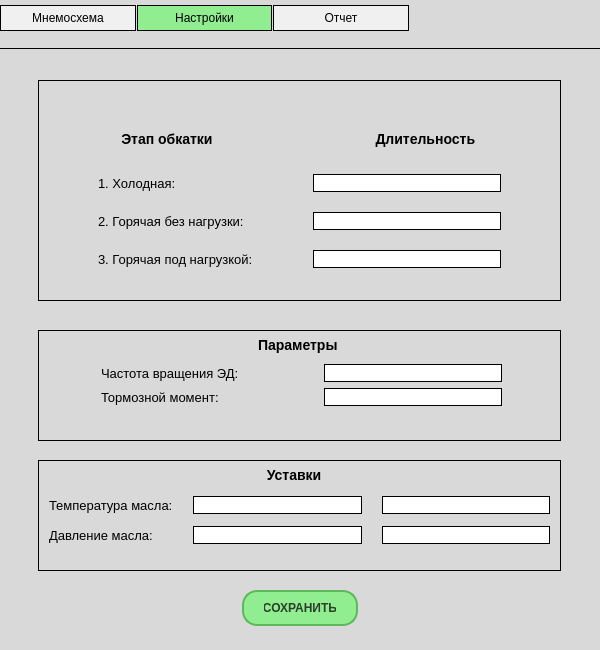
<?xml version="1.0" encoding="UTF-8"?>
<ui version="4.0">
 <class>Form</class>
 <widget class="QWidget" name="Form">
  <property name="geometry">
   <rect>
    <x>0</x>
    <y>0</y>
    <width>600</width>
    <height>650</height>
   </rect>
  </property>
  <property name="minimumSize">
   <size>
    <width>600</width>
    <height>650</height>
   </size>
  </property>
  <property name="maximumSize">
   <size>
    <width>600</width>
    <height>650</height>
   </size>
  </property>
  <property name="windowTitle">
   <string>Form</string>
  </property>
  <property name="styleSheet">
   <string notr="true">QWidget {
    background-color: #D9D9D9;  /* Светло-серый */
}</string>
  </property>
  <widget class="QGroupBox" name="groupBox">
   <property name="geometry">
    <rect>
     <x>38</x>
     <y>70</y>
     <width>523</width>
     <height>231</height>
    </rect>
   </property>
   <property name="tabletTracking">
    <bool>false</bool>
   </property>
   <property name="styleSheet">
    <string notr="true">QGroupBox {
    border: 1px solid black;
    margin-top: 10px;
    font: bold 16px;
}

QGroupBox::title {
    subcontrol-origin: margin;
    left: 10px;
    padding: 0 5px 0 5px;
}</string>
   </property>
   <property name="title">
    <string/>
   </property>
   <widget class="QWidget" name="">
    <property name="geometry">
     <rect>
      <x>60</x>
      <y>40</y>
      <width>403</width>
      <height>158</height>
     </rect>
    </property>
    <layout class="QVBoxLayout" name="verticalLayout">
     <item>
      <layout class="QHBoxLayout" name="horizontalLayout_3">
       <property name="spacing">
        <number>120</number>
       </property>
       <item>
        <widget class="QLabel" name="label_4">
         <property name="styleSheet">
          <string notr="true">QLabel {
    font-size: 14px;
    font-weight: bold;
    text-transform: uppercase;
    color: black;
}</string>
         </property>
         <property name="text">
          <string>      Этап обкатки</string>
         </property>
        </widget>
       </item>
       <item>
        <widget class="QLabel" name="label_5">
         <property name="styleSheet">
          <string notr="true">QLabel {
    font-size: 14px;
    font-weight: bold;
    text-transform: uppercase;
    color: black;
}</string>
         </property>
         <property name="text">
          <string>    Длительность</string>
         </property>
        </widget>
       </item>
      </layout>
     </item>
     <item>
      <layout class="QFormLayout" name="formLayout">
       <property name="horizontalSpacing">
        <number>60</number>
       </property>
       <property name="verticalSpacing">
        <number>20</number>
       </property>
       <item row="0" column="0">
        <widget class="QLabel" name="label">
         <property name="font">
          <font>
           <pointsize>10</pointsize>
          </font>
         </property>
         <property name="text">
          <string>1. Холодная:</string>
         </property>
        </widget>
       </item>
       <item row="0" column="1">
        <widget class="QLineEdit" name="lineEdit">
         <property name="contextMenuPolicy">
          <enum>Qt::NoContextMenu</enum>
         </property>
         <property name="styleSheet">
          <string notr="true">QLineEdit {
    background-color: #ffffff;
    color: #000000;
    border: 1px solid black;
}</string>
         </property>
         <property name="text">
          <string/>
         </property>
         <property name="alignment">
          <set>Qt::AlignCenter</set>
         </property>
         <property name="dragEnabled">
          <bool>false</bool>
         </property>
        </widget>
       </item>
       <item row="1" column="0">
        <widget class="QLabel" name="label_2">
         <property name="font">
          <font>
           <pointsize>10</pointsize>
          </font>
         </property>
         <property name="text">
          <string>2. Горячая без нагрузки:</string>
         </property>
        </widget>
       </item>
       <item row="1" column="1">
        <widget class="QLineEdit" name="lineEdit_2">
         <property name="styleSheet">
          <string notr="true">QLineEdit {
    background-color: #ffffff;
    color: #000000;
    border: 1px solid black;
}</string>
         </property>
         <property name="alignment">
          <set>Qt::AlignCenter</set>
         </property>
        </widget>
       </item>
       <item row="2" column="0">
        <widget class="QLabel" name="label_3">
         <property name="font">
          <font>
           <pointsize>10</pointsize>
          </font>
         </property>
         <property name="text">
          <string>3. Горячая под нагрузкой:</string>
         </property>
        </widget>
       </item>
       <item row="2" column="1">
        <widget class="QLineEdit" name="lineEdit_3">
         <property name="styleSheet">
          <string notr="true">QLineEdit {
    background-color: #ffffff;
    color: #000000;
    border: 1px solid black;
}</string>
         </property>
         <property name="alignment">
          <set>Qt::AlignCenter</set>
         </property>
        </widget>
       </item>
      </layout>
     </item>
    </layout>
   </widget>
  </widget>
  <widget class="QGroupBox" name="groupBox_2">
   <property name="geometry">
    <rect>
     <x>38</x>
     <y>320</y>
     <width>523</width>
     <height>121</height>
    </rect>
   </property>
   <property name="styleSheet">
    <string notr="true">QGroupBox {
    border: 1px solid black;
    margin-top: 10px;
    font: bold 16px;
}

QGroupBox::title {
    subcontrol-origin: margin;
    left: 10px;
    padding: 0 5px 0 5px;
}</string>
   </property>
   <property name="title">
    <string/>
   </property>
   <widget class="QLabel" name="label_6">
    <property name="geometry">
     <rect>
      <x>220</x>
      <y>15</y>
      <width>91</width>
      <height>20</height>
     </rect>
    </property>
    <property name="styleSheet">
     <string notr="true">QLabel {
    font-size: 14px;
    font-weight: bold;
    text-transform: uppercase;
    color: black;
}</string>
    </property>
    <property name="text">
     <string>Параметры</string>
    </property>
   </widget>
   <widget class="QWidget" name="">
    <property name="geometry">
     <rect>
      <x>63</x>
      <y>44</y>
      <width>401</width>
      <height>69</height>
     </rect>
    </property>
    <layout class="QFormLayout" name="formLayout_2">
     <property name="horizontalSpacing">
      <number>85</number>
     </property>
     <item row="0" column="0">
      <widget class="QLabel" name="label_9">
       <property name="font">
        <font>
         <pointsize>10</pointsize>
        </font>
       </property>
       <property name="text">
        <string>Частота вращения ЭД:</string>
       </property>
      </widget>
     </item>
     <item row="0" column="1">
      <widget class="QLineEdit" name="lineEdit_7">
       <property name="styleSheet">
        <string notr="true">QLineEdit {
    background-color: #ffffff;
    color: #000000;
    border: 1px solid black;
}</string>
       </property>
       <property name="alignment">
        <set>Qt::AlignCenter</set>
       </property>
      </widget>
     </item>
     <item row="1" column="0">
      <widget class="QLabel" name="label_10">
       <property name="font">
        <font>
         <pointsize>10</pointsize>
        </font>
       </property>
       <property name="text">
        <string>Тормозной момент:</string>
       </property>
      </widget>
     </item>
     <item row="1" column="1">
      <widget class="QLineEdit" name="lineEdit_6">
       <property name="styleSheet">
        <string notr="true">QLineEdit {
    background-color: #ffffff;
    color: #000000;
    border: 1px solid black;
}</string>
       </property>
       <property name="alignment">
        <set>Qt::AlignCenter</set>
       </property>
      </widget>
     </item>
    </layout>
   </widget>
  </widget>
  <widget class="QGroupBox" name="groupBox_3">
   <property name="geometry">
    <rect>
     <x>38</x>
     <y>450</y>
     <width>523</width>
     <height>121</height>
    </rect>
   </property>
   <property name="styleSheet">
    <string notr="true">QGroupBox {
    border: 1px solid black;
    margin-top: 10px;
    font: bold 16px;
}

QGroupBox::title {
    subcontrol-origin: margin;
    left: 10px;
    padding: 0 5px 0 5px;
}</string>
   </property>
   <property name="title">
    <string/>
   </property>
   <widget class="QLabel" name="label_7">
    <property name="geometry">
     <rect>
      <x>225</x>
      <y>15</y>
      <width>71</width>
      <height>20</height>
     </rect>
    </property>
    <property name="styleSheet">
     <string notr="true">QLabel {
    font-size: 14px;
    font-weight: bold;
    text-transform: uppercase;
    color: black;
}</string>
    </property>
    <property name="text">
     <string> Уставки</string>
    </property>
   </widget>
   <widget class="QWidget" name="">
    <property name="geometry">
     <rect>
      <x>11</x>
      <y>40</y>
      <width>501</width>
      <height>61</height>
     </rect>
    </property>
    <layout class="QGridLayout" name="gridLayout">
     <property name="horizontalSpacing">
      <number>20</number>
     </property>
     <item row="0" column="0">
      <widget class="QLabel" name="label_11">
       <property name="font">
        <font>
         <pointsize>10</pointsize>
        </font>
       </property>
       <property name="text">
        <string>Температура масла:</string>
       </property>
      </widget>
     </item>
     <item row="0" column="1">
      <widget class="QLineEdit" name="lineEdit_8">
       <property name="styleSheet">
        <string notr="true">QLineEdit {
    background-color: #ffffff;
    color: #000000;
    border: 1px solid black;
}</string>
       </property>
       <property name="alignment">
        <set>Qt::AlignCenter</set>
       </property>
      </widget>
     </item>
     <item row="0" column="2">
      <widget class="QLineEdit" name="lineEdit_10">
       <property name="styleSheet">
        <string notr="true">QLineEdit {
    background-color: #ffffff;
    color: #000000;
    border: 1px solid black;
}</string>
       </property>
       <property name="alignment">
        <set>Qt::AlignCenter</set>
       </property>
      </widget>
     </item>
     <item row="1" column="0">
      <widget class="QLabel" name="label_12">
       <property name="font">
        <font>
         <pointsize>10</pointsize>
        </font>
       </property>
       <property name="text">
        <string>Давление масла:</string>
       </property>
      </widget>
     </item>
     <item row="1" column="1">
      <widget class="QLineEdit" name="lineEdit_9">
       <property name="styleSheet">
        <string notr="true">QLineEdit {
    background-color: #ffffff;
    color: #000000;
    border: 1px solid black;
}</string>
       </property>
       <property name="alignment">
        <set>Qt::AlignCenter</set>
       </property>
      </widget>
     </item>
     <item row="1" column="2">
      <widget class="QLineEdit" name="lineEdit_11">
       <property name="styleSheet">
        <string notr="true">QLineEdit {
    background-color: #ffffff;
    color: #000000;
    border: 1px solid black;
}</string>
       </property>
       <property name="alignment">
        <set>Qt::AlignCenter</set>
       </property>
      </widget>
     </item>
    </layout>
   </widget>
  </widget>
  <widget class="QFrame" name="frame">
   <property name="geometry">
    <rect>
     <x>-130</x>
     <y>40</y>
     <width>901</width>
     <height>16</height>
    </rect>
   </property>
   <property name="frameShape">
    <enum>QFrame::HLine</enum>
   </property>
   <property name="frameShadow">
    <enum>QFrame::Plain</enum>
   </property>
   <property name="lineWidth">
    <number>1</number>
   </property>
  </widget>
  <widget class="QPushButton" name="pushButton_4">
   <property name="geometry">
    <rect>
     <x>242</x>
     <y>590</y>
     <width>116</width>
     <height>36</height>
    </rect>
   </property>
   <property name="styleSheet">
    <string notr="true">QPushButton {
    background-color: #90EE90;  /* Салатовый цвет */
    border: 2px solid #5cb85c;
    border-radius: 15px;         /* Закругление углов */
    padding: 8px 20px;
    font: bold 12px;
    color: #2c3e2c;
}

QPushButton:hover {
    background-color: #a8f0a8;   /* Светлее при наведении */
    border-color: #4cae4c;
}

QPushButton:pressed {
    background-color: #70d070;   /* Темнее при нажатии */
    padding: 9px 19px 7px 21px;
}</string>
   </property>
   <property name="text">
    <string>СОХРАНИТЬ</string>
   </property>
  </widget>
  <widget class="QWidget" name="">
   <property name="geometry">
    <rect>
     <x>0</x>
     <y>0</y>
     <width>409</width>
     <height>36</height>
    </rect>
   </property>
   <layout class="QHBoxLayout" name="horizontalLayout_2">
    <property name="spacing">
     <number>1</number>
    </property>
    <item>
     <widget class="QPushButton" name="pushButton">
      <property name="minimumSize">
       <size>
        <width>131</width>
        <height>0</height>
       </size>
      </property>
      <property name="styleSheet">
       <string notr="true">QPushButton {
    border: 1px solid black;
    padding: 5px;
    background-color: #f0f0f0;
}

QPushButton:hover {
    background-color: #e0e0e0;
}

QPushButton:pressed {
    background-color: #cccccc;
}</string>
      </property>
      <property name="text">
       <string>Мнемосхема</string>
      </property>
     </widget>
    </item>
    <item>
     <widget class="QPushButton" name="pushButton_2">
      <property name="minimumSize">
       <size>
        <width>131</width>
        <height>0</height>
       </size>
      </property>
      <property name="styleSheet">
       <string notr="true">QPushButton {
 	background-color: #90EE90;  /* Салатовый цвет */
    border: 1px solid black;
    padding: 5px;
}

QPushButton:hover {
    background-color: #a8f0a8;   /* Светлее при наведении */
    border-color: #4cae4c;
}

QPushButton:pressed {
    background-color: #70d070;   /* Темнее при нажатии */
    padding: 9px 19px 7px 21px;
}</string>
      </property>
      <property name="text">
       <string>Настройки</string>
      </property>
     </widget>
    </item>
    <item>
     <widget class="QPushButton" name="pushButton_3">
      <property name="minimumSize">
       <size>
        <width>131</width>
        <height>0</height>
       </size>
      </property>
      <property name="styleSheet">
       <string notr="true">QPushButton {
    border: 1px solid black;
    padding: 5px;
    background-color: #f0f0f0;
}

QPushButton:hover {
    background-color: #e0e0e0;
}

QPushButton:pressed {
    background-color: #cccccc;
}</string>
      </property>
      <property name="text">
       <string>Отчет</string>
      </property>
     </widget>
    </item>
   </layout>
  </widget>
 </widget>
 <resources/>
 <connections/>
</ui>
